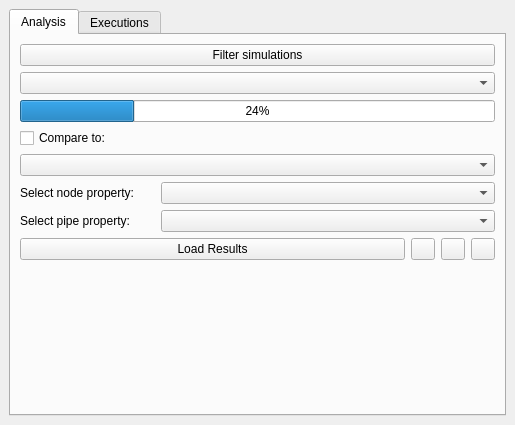
<?xml version="1.0" encoding="UTF-8"?>
<ui version="4.0">
 <class>QGISAnalysisDock</class>
 <widget class="QDockWidget" name="QGISAnalysisDock">
  <property name="geometry">
   <rect>
    <x>0</x>
    <y>0</y>
    <width>515</width>
    <height>425</height>
   </rect>
  </property>
  <property name="sizePolicy">
   <sizepolicy hsizetype="Preferred" vsizetype="Fixed">
    <horstretch>0</horstretch>
    <verstretch>0</verstretch>
   </sizepolicy>
  </property>
  <property name="features">
   <set>QDockWidget::DockWidgetClosable|QDockWidget::DockWidgetFloatable</set>
  </property>
  <property name="allowedAreas">
   <set>Qt::RightDockWidgetArea</set>
  </property>
  <property name="windowTitle">
   <string>Water Analysis</string>
  </property>
  <widget class="QWidget" name="dockWidgetContents">
   <property name="sizePolicy">
    <sizepolicy hsizetype="Preferred" vsizetype="Minimum">
     <horstretch>0</horstretch>
     <verstretch>0</verstretch>
    </sizepolicy>
   </property>
   <layout class="QGridLayout" name="gridLayout_3">
    <item row="0" column="0">
     <widget class="QTabWidget" name="tabWidget">
      <property name="currentIndex">
       <number>0</number>
      </property>
      <widget class="QWidget" name="tab">
       <attribute name="title">
        <string>Analysis</string>
       </attribute>
       <layout class="QGridLayout" name="gridLayout_2">
        <item row="0" column="0">
         <layout class="QVBoxLayout" name="verticalLayout">
          <item>
           <layout class="QVBoxLayout" name="verticalLayout_2">
            <property name="spacing">
             <number>7</number>
            </property>
            <item>
             <layout class="QHBoxLayout" name="horizontalLayout_5" stretch="0">
              <item>
               <widget class="QPushButton" name="filterPushButton">
                <property name="text">
                 <string>Filter simulations</string>
                </property>
               </widget>
              </item>
             </layout>
            </item>
           </layout>
          </item>
          <item>
           <widget class="QComboBox" name="analysis_box"/>
          </item>
          <item>
           <widget class="QProgressBar" name="progressBar">
            <property name="value">
             <number>24</number>
            </property>
           </widget>
          </item>
          <item>
           <widget class="QCheckBox" name="compareCheckBox">
            <property name="text">
             <string>Compare to:</string>
            </property>
           </widget>
          </item>
          <item>
           <widget class="QComboBox" name="analysis_box2"/>
          </item>
          <item>
           <layout class="QHBoxLayout" name="horizontalLayout" stretch="0,0">
            <property name="spacing">
             <number>1</number>
            </property>
            <property name="sizeConstraint">
             <enum>QLayout::SetDefaultConstraint</enum>
            </property>
            <item>
             <widget class="QLabel" name="nodesValueLabel">
              <property name="sizePolicy">
               <sizepolicy hsizetype="Preferred" vsizetype="Preferred">
                <horstretch>0</horstretch>
                <verstretch>0</verstretch>
               </sizepolicy>
              </property>
              <property name="maximumSize">
               <size>
                <width>140</width>
                <height>20</height>
               </size>
              </property>
              <property name="text">
               <string>Select node property:</string>
              </property>
             </widget>
            </item>
            <item>
             <widget class="QComboBox" name="nodesComboBox">
              <property name="enabled">
               <bool>true</bool>
              </property>
             </widget>
            </item>
           </layout>
          </item>
          <item>
           <layout class="QHBoxLayout" name="horizontalLayout_4">
            <property name="spacing">
             <number>1</number>
            </property>
            <item>
             <widget class="QLabel" name="pipesValueLabel">
              <property name="maximumSize">
               <size>
                <width>140</width>
                <height>20</height>
               </size>
              </property>
              <property name="text">
               <string>Select pipe property:</string>
              </property>
             </widget>
            </item>
            <item>
             <widget class="QComboBox" name="pipesComboBox"/>
            </item>
           </layout>
          </item>
          <item>
           <layout class="QHBoxLayout" name="horizontalLayout_3">
            <item alignment="Qt::AlignTop">
             <widget class="QPushButton" name="BtGetAnalysisResultsCurrent">
              <property name="enabled">
               <bool>true</bool>
              </property>
              <property name="sizePolicy">
               <sizepolicy hsizetype="Expanding" vsizetype="Fixed">
                <horstretch>0</horstretch>
                <verstretch>0</verstretch>
               </sizepolicy>
              </property>
              <property name="minimumSize">
               <size>
                <width>200</width>
                <height>0</height>
               </size>
              </property>
              <property name="text">
               <string>Load Results</string>
              </property>
             </widget>
            </item>
            <item>
             <layout class="QHBoxLayout" name="horizontalLayout_2">
              <item alignment="Qt::AlignTop">
               <widget class="QPushButton" name="BtGetAnalysisResultsBackward">
                <property name="sizePolicy">
                 <sizepolicy hsizetype="Expanding" vsizetype="Fixed">
                  <horstretch>0</horstretch>
                  <verstretch>0</verstretch>
                 </sizepolicy>
                </property>
                <property name="maximumSize">
                 <size>
                  <width>24</width>
                  <height>24</height>
                 </size>
                </property>
                <property name="text">
                 <string/>
                </property>
               </widget>
              </item>
              <item alignment="Qt::AlignTop">
               <widget class="QPushButton" name="BtGetAnalysisResultsPlayPause">
                <property name="sizePolicy">
                 <sizepolicy hsizetype="Expanding" vsizetype="Fixed">
                  <horstretch>0</horstretch>
                  <verstretch>0</verstretch>
                 </sizepolicy>
                </property>
                <property name="maximumSize">
                 <size>
                  <width>24</width>
                  <height>24</height>
                 </size>
                </property>
                <property name="text">
                 <string/>
                </property>
               </widget>
              </item>
              <item alignment="Qt::AlignTop">
               <widget class="QPushButton" name="BtGetAnalysisResultsForward">
                <property name="sizePolicy">
                 <sizepolicy hsizetype="Expanding" vsizetype="Fixed">
                  <horstretch>0</horstretch>
                  <verstretch>0</verstretch>
                 </sizepolicy>
                </property>
                <property name="maximumSize">
                 <size>
                  <width>24</width>
                  <height>24</height>
                 </size>
                </property>
                <property name="text">
                 <string/>
                </property>
               </widget>
              </item>
             </layout>
            </item>
           </layout>
          </item>
         </layout>
        </item>
       </layout>
      </widget>
      <widget class="QWidget" name="tab_2">
       <attribute name="title">
        <string>Executions</string>
       </attribute>
       <layout class="QGridLayout" name="gridLayout">
        <item row="2" column="1" colspan="4">
         <widget class="QDateTimeEdit" name="startDateTime"/>
        </item>
        <item row="3" column="1" colspan="4">
         <widget class="QDoubleSpinBox" name="durationSpinBox">
          <property name="maximum">
           <double>999999999999999.000000000000000</double>
          </property>
         </widget>
        </item>
        <item row="5" column="0" colspan="4">
         <spacer name="horizontalSpacer">
          <property name="orientation">
           <enum>Qt::Horizontal</enum>
          </property>
          <property name="sizeHint" stdset="0">
           <size>
            <width>252</width>
            <height>25</height>
           </size>
          </property>
         </spacer>
        </item>
        <item row="5" column="4">
         <widget class="QPushButton" name="BTExecute">
          <property name="text">
           <string>Exectute</string>
          </property>
         </widget>
        </item>
        <item row="0" column="1" colspan="4">
         <widget class="QComboBox" name="BoxSelectType"/>
        </item>
        <item row="0" column="0">
         <widget class="QLabel" name="labelSelectType">
          <property name="text">
           <string>Type of Analysis:</string>
          </property>
         </widget>
        </item>
        <item row="1" column="0">
         <widget class="QLabel" name="label">
          <property name="text">
           <string>Simulator:</string>
          </property>
         </widget>
        </item>
        <item row="2" column="0">
         <widget class="QLabel" name="labelStartTime">
          <property name="text">
           <string>Start DateTime:</string>
          </property>
         </widget>
        </item>
        <item row="1" column="1" colspan="4">
         <widget class="QComboBox" name="BoxSimulator"/>
        </item>
        <item row="6" column="1">
         <spacer name="verticalSpacer">
          <property name="orientation">
           <enum>Qt::Vertical</enum>
          </property>
          <property name="sizeHint" stdset="0">
           <size>
            <width>20</width>
            <height>40</height>
           </size>
          </property>
         </spacer>
        </item>
        <item row="3" column="0">
         <widget class="QLabel" name="labelDuration">
          <property name="text">
           <string>Duration:</string>
          </property>
         </widget>
        </item>
        <item row="4" column="0">
         <widget class="QLabel" name="label_2">
          <property name="text">
           <string>Time Step:</string>
          </property>
         </widget>
        </item>
        <item row="4" column="1" colspan="4">
         <widget class="QDoubleSpinBox" name="timeStepSpinBox">
          <property name="maximum">
           <double>1000.000000000000000</double>
          </property>
         </widget>
        </item>
       </layout>
      </widget>
     </widget>
    </item>
   </layout>
  </widget>
 </widget>
 <resources/>
 <connections/>
</ui>
